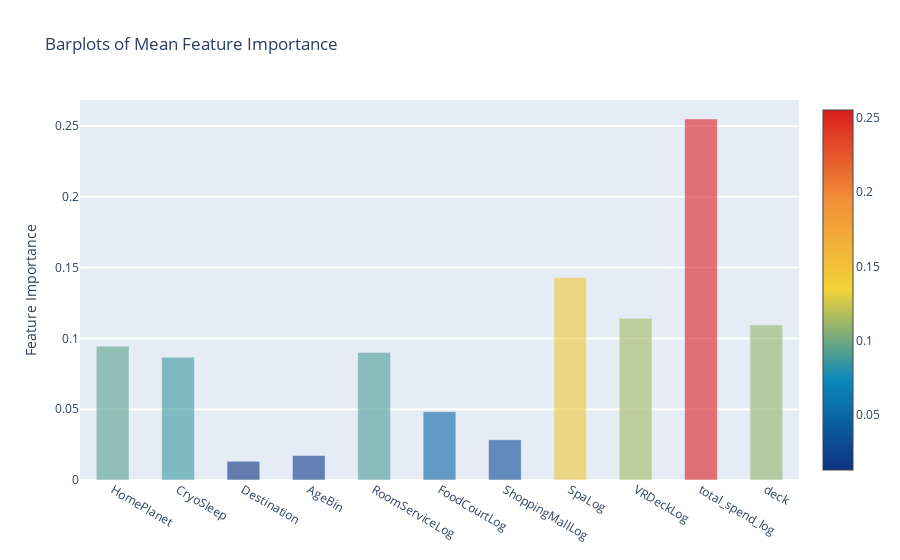

Source (notebook cell):
### Code cell
#a plot of the average feature importances across the models
y = feature_dataframe['mean'].values
x = feature_dataframe['features'].values
data = [go.Bar(
            x= x,
             y= y,
            width = 0.5,
            marker=dict(
               color = feature_dataframe['mean'].values,
            colorscale='Portland',
            showscale=True,
            reversescale = False
            ),
            opacity=0.6
        )]

layout= go.Layout(
    autosize= True,
    title= 'Barplots of Mean Feature Importance',
    hovermode= 'closest',
#     xaxis= dict(
#         title= 'Pop',
#         ticklen= 5,
#         zeroline= False,
#         gridwidth= 2,
#     ),
    yaxis=dict(
        title= 'Feature Importance',
        ticklen= 5,
        gridwidth= 2
    ),
    showlegend= False
)
fig = go.Figure(data=data, layout=layout)
py.iplot(fig, filename='bar-direct-labels')

### Figure 1 — Plotly figure (JSON) as saved in the notebook; plotly's stock layout.template omitted (floating-point values rounded to 4 significant figures)
{"data": [{"marker": {"color": [0.09444, 0.08668, 0.01323, 0.01733, 0.0901, 0.04821, 0.0284, 0.143, 0.1142, 0.255, 0.1095], "colorscale": [[0, "rgb(12,51,131)"], [0.25, "rgb(10,136,186)"], [0.5, "rgb(242,211,56)"], [0.75, "rgb(242,143,56)"], [1, "rgb(217,30,30)"]], "reversescale": false, "showscale": true}, "opacity": 0.6, "type": "bar", "width": 0.5, "x": ["HomePlanet", "CryoSleep", "Destination", "AgeBin", "RoomServiceLog", "FoodCourtLog", "ShoppingMallLog", "SpaLog", "VRDeckLog", "total_spend_log", "deck"], "y": [0.09444, 0.08668, 0.01323, 0.01733, 0.0901, 0.04821, 0.0284, 0.143, 0.1142, 0.255, 0.1095]}], "layout": {"autosize": true, "hovermode": "closest", "showlegend": false, "title": {"text": "Barplots of Mean Feature Importance"}, "yaxis": {"gridwidth": 2, "ticklen": 5, "title": {"text": "Feature Importance"}}}}
